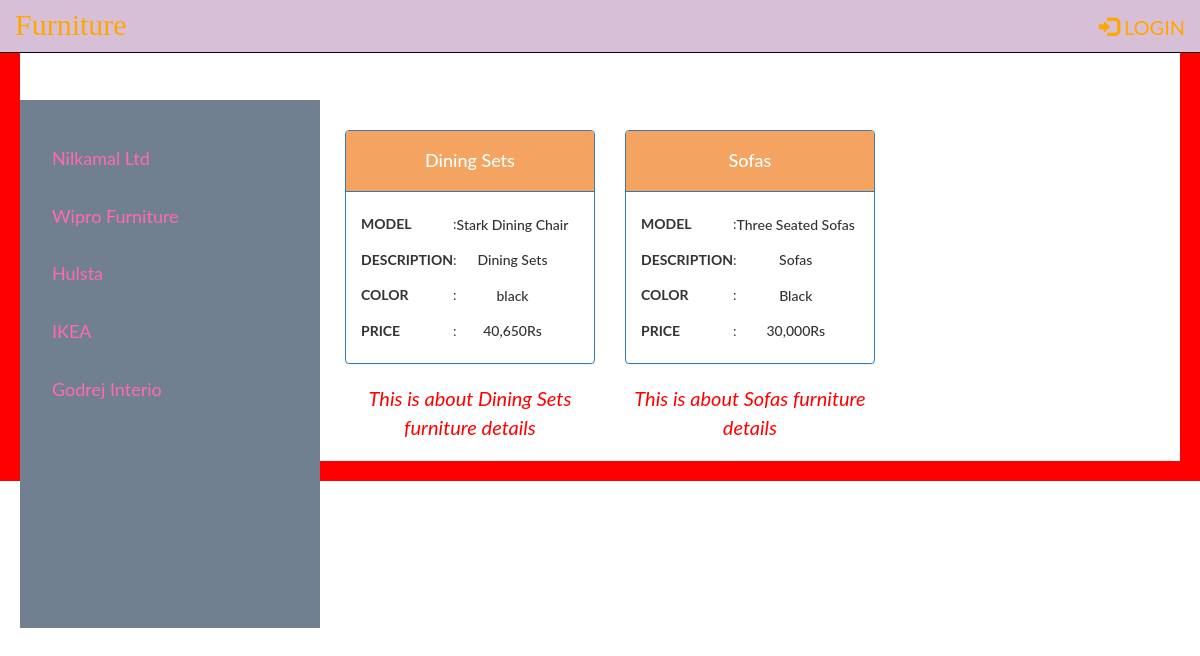
The app's page /FurnitureStore/1/AllFurnitures with its own data.
### FrData_Setup.py (models this page shows, shortened)
class FrCompanyName(Base):
    __tablename__ = 'furniturecompanyname'
    id = Column(Integer, primary_key=True)
    name = Column(String(250), nullable=False)
    user_id = Column(Integer, ForeignKey('user.id'))
    user = relationship(FurnitureUser, backref="furniturecompanyname")

class FurnitureName(Base):
    __tablename__ = 'furniturename'
    id = Column(Integer, primary_key=True)
    name = Column(String(350), nullable=False)
    description = Column(String(150))
    color = Column(String(150))
    price = Column(String(10))
    model = Column(String(250))
    date = Column(DateTime, nullable=False)
    furniturecompanynameid = Column(Integer, ForeignKey(
                                    'furniturecompanyname.id'))
    furniturecompanyname = relationship(
        FrCompanyName, backref=backref(
            'furniturename', cascade='all,delete'))
    user_id = Column(Integer, ForeignKey('user.id'))
    user = relationship(FurnitureUser, backref="furniturename")

### furniture.py (the view)
@app.route('/FurnitureStore/<int:gptid>/AllFurnitures')
def showFurnitures(gptid):
    vhs = session.query(FrCompanyName).all()
    vhbp = session.query(FrCompanyName).filter_by(id=gptid).one()
    sk = session.query(FurnitureName).filter_by(
        furniturecompanynameid=gptid).all()
    try:
        if login_session['username']:
            return render_template('showFurnitures.html', vhs=vhs,
                                   vhbp=vhbp, sk=sk,
                                   uname=login_session['username'])
    except:
        return render_template('showFurnitures.html',
                               vhs=vhs, vhbp=vhbp, sk=sk)

### templates/showFurnitures.html (shortened to what this page needs)
{% include 'nav.html' %}
<div class="main">
{% block content %}
<div class="row" style="margin: 10px;">
{% for tbe in sk %}
	<div class="col-sm-4 text-center">
		<div class="panel panel-primary">
			<div class="panel-heading" style="background-color:#F4A460">
				<h4>{{ tbe.name }}</h4>
			</div>
			<div class="panel-body text-center">
				<table>
					<tr><th>MODEL</th><td>:</td><td><h5>{{ tbe.model }}</h5></td></tr>
					<tr><th>DESCRIPTION</th><td>:</td><td><h5>{{ tbe.description }}</h5></td></tr>
					<tr><th>COLOR</th><td>:</td><td><h5>{{ tbe.color }}</h5></td></tr>
					<tr><th>PRICE</th><td>:</td><td><h5>{{ tbe.price }}</h5></td></tr>
				</table>
			</div>
		</div>
		<p style="font-style:italic;font-size:20px;color:#FF0000;">This is about {{ tbe.name}} furniture details</p>
	</div>
{% endfor %}
</div>
{% endblock content %}
</div>

### templates/nav.html (shortened to what this page needs)
<!DOCTYPE html>
<html lang="en">
<head>
  <link rel="stylesheet" href="https://maxcdn.bootstrapcdn.com/bootstrap/3.3.7/css/bootstrap.min.css">
</head>
<body>
<nav class="navbar navbar-inverse  navbar-fixed-top" style="background-color:#D8BFD8;">
  <div class="container-fluid">
    <div class="navbar-header">
      <a class="navbar-brand" href="{{ url_for('home') }}" style="color:hsl(39, 100%, 50%);font-size:30px;font-family:cooper black">Furniture</a>
    </div>
    <ul class="nav navbar-nav navbar-right">
      {% if 'username' in session %}
            <li><button class="btn btn-warning mr-sm-2" style="margin-top: 5px;background-color:#FDF5E6;font-size:20px;"><a href="{{ url_for('addFurnitureCompany')}}" style="color:black;font-style:italic">Add Furniture Category</a></button></li>
            <li style="margin: 10px;"><p class="text-primary mr-sm-2" style="color:black;font-size:25px;font-style:italic">{{ session.username }}</p></li>
            <li><a href="{{ url_for('logout')}}" style="color:hsl(39, 100%, 50%);font-size:20px;border-radius:20px;"><span class="glyphicon glyphicon-log-in"></span> LOGOUT</a></li>
      {% else %}
            <li><a href="{{ url_for('showLogin')}}" style="color:hsl(39, 100%, 50%);font-size:20px;border-radius:20px;" class="login"><span class="glyphicon glyphicon-log-in"></span> LOGIN</a></li>
      {% endif %}
    </ul>
  </div>
</nav>
<div class="sidenav">
  <table>
      {% for nh in vhs %}
      <tr>
          <td><a href="{{ url_for('showFurnitures',gptid=nh.id)}}">{{nh.name}}</a></td>
        </tr>
      {% endfor %}
  </table>
</div>
<div class="container">
  </div>
</body>
</html>

### templates/nav.html (style rules this page uses)
nav { border: 2px dotted dashed solid double; }
body { font-family: "Lato", italic; border:20px solid hsl(0, 100%, 50%); background-image:url(https://previews.123rf.com/images/ingalinder/ingalinder1307/ingalinder130700007/21172338-seamless-vector-pattern-with-cute-pastel-baby-blue-polka-dots-on-white-background-for-web-design-des.jpg); }
.sidenav { height: 66%; width: 300px; position: fixed; z-index: 1; top: 50px; left: 0; background-color: #708090; overflow-x: hidden; padding-top: 20px; margin-bottom:80px; margin-right:20px; margin-left:20px; margin-top:50px; }
.sidenav a { padding: 6px 6px 6px 32px; text-decoration: none; font-size: 18px; color: HotPink; display: block; margin-top:20px; background-image:url("https://i.pinimg.com/236x/13/c0/d4/13c0d42b0abefc046ac5bc0ccae68c2d--background-pictures.jpg?b=t"); }
.main { margin-left: 300px; }

### records on screen
FrCompanyName: name "Nilkamal Ltd"
FrCompanyName: name "Wipro Furniture"
FrCompanyName: name "Hulsta"
FrCompanyName: name "IKEA"
FrCompanyName: name "Godrej Interio"
FurnitureName: name "Dining Sets", model "Stark Dining Chair", description "Dining Sets", color "black", price "40,650Rs"
FurnitureName: name "Sofas", model "Three Seated Sofas", description "Sofas", color "Black", price "30,000Rs"
